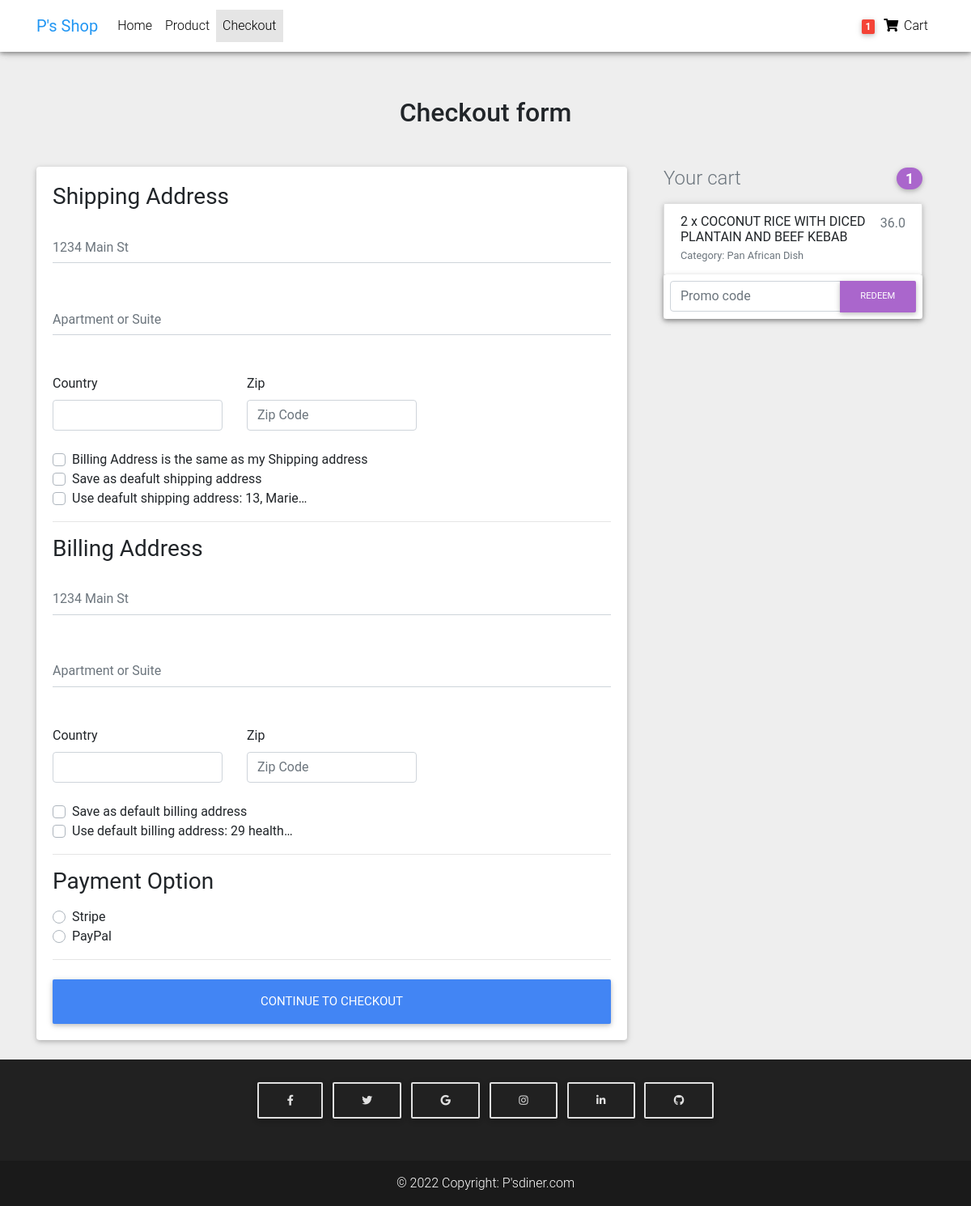
/order/checkout/ (signed in), run on the app's committed database.
### Order/models.py (models this page shows, shortened)
class Address(models.Model):
    user = models.ForeignKey(settings.AUTH_USER_MODEL,
                            on_delete=models.CASCADE)
    street_address = models.CharField(max_length=100)
    apartment_address = models.CharField(max_length=100)
    country = CountryField(multiple=False)
    zip = models.CharField(max_length=100)
    address_type = models.CharField(max_length=100, choices=ADDRESS_CHOICES)
    default = models.BooleanField(default=False)
    class Meta:
        verbose_name_plural = 'Addresses'

class Order(models.Model):
    user = models.ForeignKey(settings.AUTH_USER_MODEL, on_delete=models.CASCADE)
    ref_code = models.CharField(max_length=20, blank=True, null=True)
    items = models.ManyToManyField(OrderItem)
    start_date = models.DateTimeField(auto_now_add=True)
    ordered_date = models.DateTimeField()
    ordered = models.BooleanField(default=False)
    shipping_address = models.ForeignKey('Address', related_name="shipping_address", on_delete=models.SET_NULL, blank=True, null=True)
    billing_address = models.ForeignKey('Address', related_name="billing_address", on_delete=models.SET_NULL, blank=True, null=True)
    payment = models.ForeignKey('Payment', on_delete=models.SET_NULL, blank=True, null=True)
    coupon = models.ForeignKey("Coupon", on_delete=models.SET_NULL, blank=True, null=True)
    Being_delivered = models.BooleanField(default=False)
    Received = models.BooleanField(default=False)
    refund_requested = models.BooleanField(default=False)
    refund_granted = models.BooleanField(default=False)

class OrderItem(models.Model):
    user = models.ForeignKey(settings.AUTH_USER_MODEL,
                                on_delete=models.CASCADE)
    ordered = models.BooleanField(default=False)
    item = models.ForeignKey(Item, on_delete=models.CASCADE)
    quantity = models.IntegerField(default=1)
    def get_total_discount_price(self):
        return self.quantity * self.item.discount_price
    def get_final_price(self):
        if self.item.discount_price:
            return self.get_total_discount_price()
        else:
            return self.get_total_item_price()

class Item(models.Model):
    title = models.CharField(max_length=100)
    price = models.FloatField()
    discount_price = models.FloatField(blank=True, null=True)
    category = models.CharField(choices=CATEGORY_CHOICES, max_length=3)
    label =  models.CharField(choices=LABEL_CHOICES, max_length=1)
    slug = models.SlugField()
    description = models.TextField()
    image = models.ImageField()

### Order/views.py (the view, shortened to what this page needs)
# urls.py: path("checkout/", CheckoutView.as_view(), name="checkout"),
class CheckoutView(LoginRequiredMixin, View):
    def get(self, *args, **kwargs):  # You added pk to it
        try:
            order = Order.objects.get(user=self.request.user, ordered=False)
            form = CheckoutForm()
            context = {
                "form": form,
                "couponform": CouponForm(),
                "order": order,
                'DISPLAY_COUPON_FORM': True
            }
            shipping_address_qs = Address.objects.filter(
                user=self.request.user,
                address_type='S',
                default=True
            )
            if shipping_address_qs.exists():
                context.update({'default_shipping_address': shipping_address_qs[0]})
            billing_address_qs = Address.objects.filter(
                user=self.request.user,
                address_type='B',
                default=True
            )
            if billing_address_qs.exists():
                context.update({'default_billing_address': billing_address_qs[0]})
            return render(self.request, "Order/checkout-page.html", context)
        except ObjectDoesNotExist:
            messages.info(self.request, "You do not have an active order")
            return redirect("checkout")

### Order/forms.py
class CouponForm(forms.Form):
    code = forms.CharField(widget=forms.TextInput(attrs={
        'class': 'form-control',
        'placeholder': 'Promo code',
        'aria-label': 'Recipient\'s username',
        'aria-describedby': 'basic-addon2'
    }))

### Order/templatetags/cart_template_tags.py (called while the page is built)
@register.filter
def cart_item_count(user):
    if user.is_authenticated:
        qs = Order.objects.filter(user=user, ordered=False)
        if qs.exists():
            return qs[0].items.count()
    return 0

### Order/templates/Order/checkout-page.html (shortened to what this page needs)
{% extends "base.html" %}
{% load crispy_forms_tags %}
{% block content %}
<body class="grey lighten-3">
    <nav class="navbar fixed-top navbar-expand-lg navbar-light white scrolling-navbar">
      <div class="container">
        <a class="navbar-brand waves-effect" href="https://mdbootstrap.com/docs/jquery/" target="_blank">
          <strong class="blue-text">P's Shop</strong>
        </a>
        <div class="collapse navbar-collapse" id="navbarSupportedContent">
          <ul class="navbar-nav mr-auto">
            <li class="nav-item">
              <a class="nav-link waves-effect" href="{% url 'item_list' %}">Home
              </a>
            </li>
            <li class="nav-item">
              <a class="nav-link waves-effect" href="" target="_self">Product</a>
            </li>
            <li class="nav-item active">
              <a class="nav-link waves-effect" href="{% url 'checkout' %}" target="_self">Checkout</a>
            </li>
          </ul>
          <ul class="navbar-nav nav-flex-icons">
            <li class="nav-item">
              <a href="{% url 'order_summary' %}" class="nav-link waves-effect">
                <span class="badge red z-depth-1 mr-1">1</span>
                <i class="fas fa-shopping-cart"></i>
                <span class="clearfix d-none d-sm-inline-block"> Cart </span>
              </a>
            </li>
          </ul>
        </div>
      </div>
    </nav>
    <main>
      <div class="container wow fadeIn">
        <h2 class="my-5 h2 text-center">Checkout form</h2>
        <div class="row">
          <div class="col-md-8 mb-4">
            <div class="card">
              <form method="POST" class="card-body">
                <h3>Shipping Address</h3>
                <div class="hideable_shipping_form">
                  <div class="md-form mb-5">
                    <input type="text" placeholder="1234 Main St" id="shipping_address" name="shipping_address" class="form-control">
                  </div>
                  <div class="md-form mb-5">
                    <input type="text" placeholder="Apartment or Suite" id="shipping_address2" name="shipping_address2" class="form-control">
                  </div>
                  <div class="row">
                    <div class="col-lg-4 col-md-12 mb-4">
                      <label for="country">Country</label>
                      {{ form.shipping_country }}
                    </div>
                    <div class="col-lg-4 col-md-6 mb-4">
                      <label for="shipping_zip">Zip</label>
                      <input type="text" placeholder="Zip Code" id="shipping_zip" name="shipping_zip" class="form-control">
                    </div>
                  </div>
                  <div class="custom-control custom-checkbox">
                    <label class="custom-control-label" for="same_shipping_address">Billing Address is the same as my Shipping address</label>
                  </div>
                  <div class="custom-control custom-checkbox">
                    <label class="custom-control-label" for="set_default_shipping">Save as deafult shipping address</label>
                  </div>
                </div>
                {% if default_shipping_address %}
                <div class="custom-control custom-checkbox">
                  <label class="custom-control-label" for="use_default_shipping">Use deafult shipping address: {{ default_shipping_address.street_address|truncatechars:10}}</label>
                </div>
                {% endif %}
                  <hr>
                <h3>Billing Address</h3>
                <div class="hideable_billing_form">
                  <div class="md-form mb-5">
                    <input type="text" placeholder="1234 Main St" id="billiing_address" name="billing_address" class="form-control">
                  </div>
                  <div class="md-form mb-5">
                    <input type="text" placeholder="Apartment or Suite" id="billing_address2" name="biling_address2" class="form-control">
                  </div>
                  <div class="row">
                    <div class="col-lg-4 col-md-12 mb-4">
                      <label for="country">Country</label>
                      {{ form.billing_country }}
                    </div>
                    <div class="col-lg-4 col-md-6 mb-4">
                      <label for="billing_zip">Zip</label>
                      <input type="text" placeholder="Zip Code" id="billing_zip" name="billing_zip" class="form-control">
                    </div>
                  </div>
                  <div class="custom-control custom-checkbox">
                    <label class="custom-control-label" for="set_default_billing">Save as default billing address</label>
                  </div>
                </div>
                {% if default_billing_address %}
                <div class="custom-control custom-checkbox">
                  <label class="custom-control-label" for="use_default_billing">Use default billing address: {{ default_billing_address.street_address|truncatechars:10}}</label>
                </div>
                {% endif %}
                <hr>
                <h3>Payment Option</h3>
                <div class="d-block my-3">
                  {% for value, name in form.fields.payment_option.choices  %}
                  <div class="custom-control custom-radio">
                    <label class="custom-control-label" for="{{ name }}">{{ name }}</label>
                  </div>
                  {% endfor %}
                </div>
                <hr class="mb-4">
                <button class="btn btn-primary btn-lg btn-block" type="submit">Continue to checkout</button>
              </form>
            </div>
          </div>
          <div class="col-md-4 mb-4">
            {% include "Order/order_snippets.html" %}
          </div>
        </div>
    </main>
{% endblock content %}

### Order/templates/Order/order_snippets.html (shortened to what this page needs)
<div class="col-md-12 mb-4">
    <h4 class="d-flex justify-content-between align-items-center mb-3">
      <span class="text-muted">Your cart</span>
      <span class="badge badge-secondary badge-pill">{{ order.items.count  }}</span>
    </h4>
    <ul class="list-group mb-3 z-depth-1">
      {%for order_item in order.items.all %}
        <li class="list-group-item d-flex justify-content-between lh-condensed">
          <div>
            <h6 class="my-0"><strong>{{ order_item.quantity }} x {{ order_item.item.title }}</strong></h6>
            <small class="text-muted">{{ order_item.item.description }}</small>
          </div>
          <span class="text-muted"><strong>{{ order_item.get_final_price }}</strong></span>
        </li>
      {% endfor %}
    {% if DISPLAY_COUPON_FORM %}
    <form class="card p-2" action="{% url 'add_coupon' %}" method="post">
      <div class="input-group">
        {{ couponform.code }}
        <div class="input-group-append">
          <button class="btn btn-secondary btn-md waves-effect m-0" type="submit">Redeem</button>
        </div>
      </div>
    </form>
    {% endif %}
  </div>
</div>

### templates/base.html (style rules this page uses)
html, body, header, .carousel { height: 60vh; }

### data on the page
Address: street_address "13, Marie…"
Address: street_address "29 health…"
Order: items.count "1"
OrderItem: quantity "2", item "COCONUT RICE WITH DICED PLANTAIN AND BEEF KEBAB", item.description "Category: Pan African Dish", get_final_price "36.0"

### other printed values
{{ name }} "Stripe" "PayPal"
